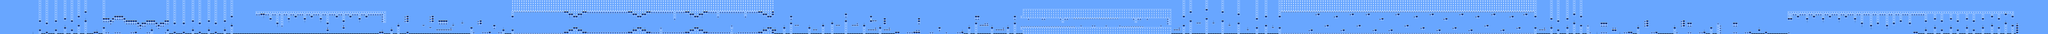

The image is a tile-based game level rendered from a .tmx file. Its description and source (layers, tilesets, objects; grid data summarised) follow:
An orthogonal 897x15 tile map with 16x16 px tiles, 1 tile layer (Tile Layer 1).

<map version="1.10" tiledversion="1.11.2" orientation="orthogonal" renderorder="right-down" width="897" height="15" tilewidth="16" tileheight="16" infinite="0" nextlayerid="2" nextobjectid="1">
 <editorsettings>
  <export target="fd2_test_level.csv" format="csv" />
 </editorsettings>
 <tileset firstgid="1" name="fd2 metatiles" tilewidth="16" tileheight="16" tilecount="256" columns="16">
  <image source="../metatiles/fd2 metatiles.png" width="256" height="256" />
 </tileset>
 <layer id="1" name="Tile Layer 1" width="897" height="15">
  <data>[13455 cells, 13455 non-empty, 28 distinct tile ids]</data>
 </layer>
</map>
